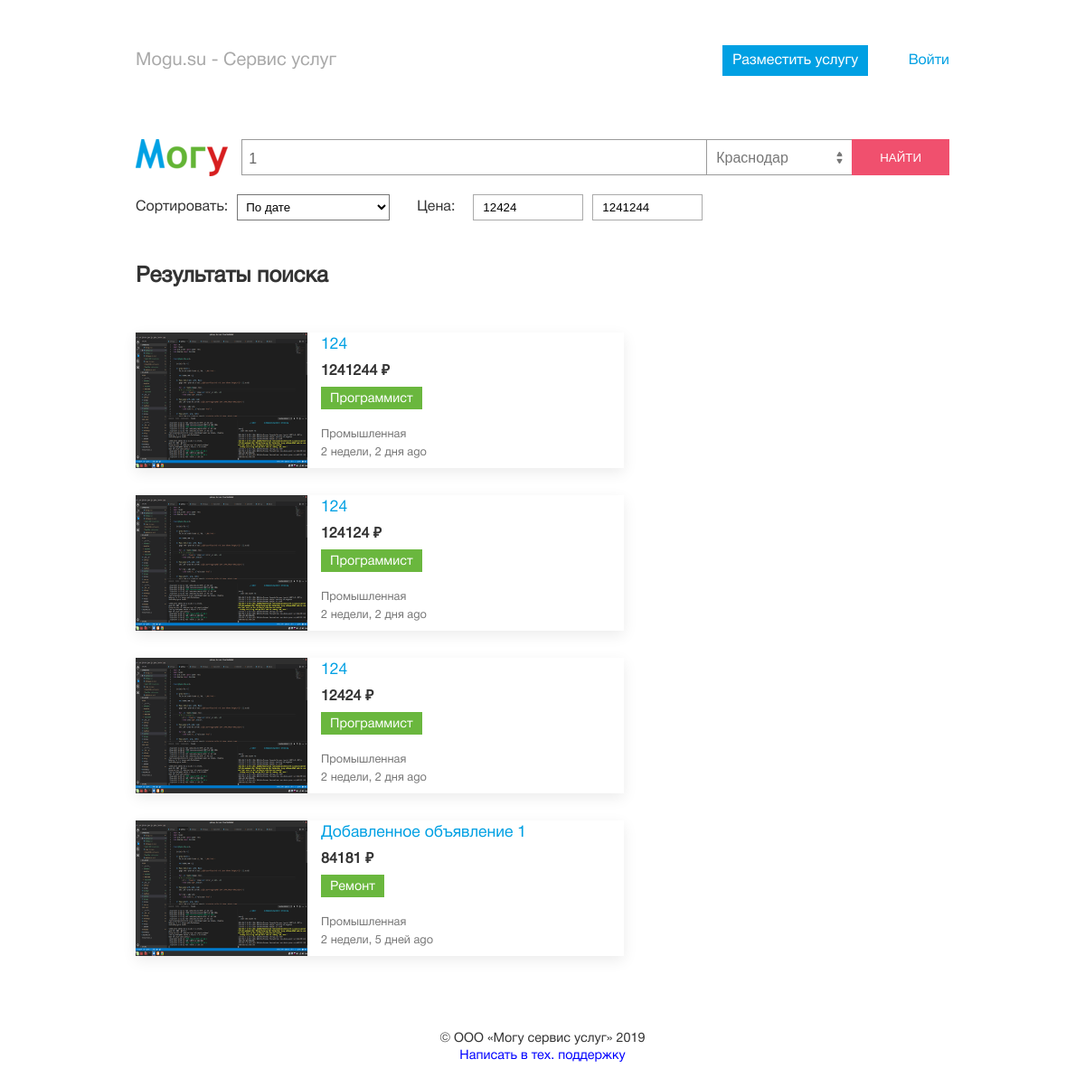
/announcements/search_result/?q=1&city-select=1&sort_by=3, run on the app's committed database.
### announcements/models.py (models this page shows, shortened)
class Announcement(models.Model):
    name = models.CharField(max_length=250, verbose_name='Название')
    author = models.ForeignKey(settings.AUTH_USER_MODEL, on_delete=models.CASCADE, verbose_name='Автор', related_name='announcements')
    service = models.ForeignKey(Service, on_delete=models.CASCADE, verbose_name='Услуга', related_name='announcements')
    price = models.PositiveIntegerField(verbose_name='Цена')
    posted = models.DateTimeField(default=timezone.now, verbose_name='Размещено')
    can_edit = models.DateTimeField(verbose_name='Возможно редактирование до', null=True)
    views = models.PositiveSmallIntegerField(verbose_name='Просмотры', default=0)
    views_today = models.PositiveSmallIntegerField(verbose_name='Просмотры сегодня', default=0)
    today = models.DateField(verbose_name='Сегодня', auto_now_add=True, null=True)
    city = models.ForeignKey(City, on_delete=models.CASCADE, verbose_name='Город', related_name='announcements')
    address = models.CharField(max_length=250, verbose_name='Адресс')
    contact = models.CharField(max_length=250, verbose_name='Контактное лицо')
    phone = models.CharField(max_length=250, verbose_name='Телефон')
    desc = RichTextField(verbose_name='Описание')
    is_active = models.BooleanField(default=True, verbose_name='Активное')
    class Meta:
        verbose_name = 'Объявление'
        verbose_name_plural = 'Объявления'
        ordering = ['-posted']

class Image(models.Model):
    announcement = models.ForeignKey(Announcement, on_delete=models.CASCADE, verbose_name='Объявление', related_name='images')
    def get_picture_url(self, filename):
        return 'images/announcements/%s/%s' % (self.announcement.author.username, filename)
    image = models.ImageField(upload_to=get_picture_url, verbose_name='Изображение')
    is_main = models.BooleanField(default=False, verbose_name='Главное изображение')
    class Meta:
        verbose_name = 'Изображение'
        verbose_name_plural = 'Изображения'

### services/models.py (models this page shows, shortened)
class Service(models.Model):
    service_type = models.ForeignKey(ServiceType, on_delete=models.CASCADE, verbose_name='Тип услуги', related_name='services')
    name = models.CharField(max_length=250, verbose_name='Название')
    class Meta:
        verbose_name = 'Услуга'
        verbose_name_plural = 'Услуги'
        ordering = ['name']

class ServiceType(models.Model):
    name = models.CharField(max_length=250, verbose_name='Название')
    class Meta:
        verbose_name = 'Тип услуги'
        verbose_name_plural = 'Типы услуг'
        ordering = ['name']

### announcements/views.py (the view)
# urls.py: path('search_result/', views.main_search, name='search_result'),
def main_search(request):
    search_form = MainSearchForm(request.GET)
    q = request.GET.get('q', '')
    q = fix_layout(q)
    city_id = request.GET.get('city-select')
    sort = request.GET.get('sort_by', '3')
    city = City.objects.get(id=int(city_id))
    an_res = Announcement.objects.filter(is_active=True)
    an_res = an_res.filter(city=city)
    an_res = an_res.filter(
        Q(name__icontains=q) |
        Q(service__name__icontains=q) |
        Q(service__service_type__name__icontains=q) |
        Q(desc__icontains=q)).order_by('-posted').distinct()
    if sort == '1':
        an_res = an_res.order_by('price')
    if sort == '2':
        an_res = an_res.order_by('-price')
    cities = City.objects.all()
    min_price = request.GET.get('min_price')
    max_price = request.GET.get('max_price')
    an_res_prices = [an.price for an in an_res]
    if min_price:
        min_price = int(min_price)
        an_res = [an for an in an_res if an.price>=int(min_price)]
    else:
        min_price = min(an_res_prices)
    if max_price:
        max_price = int(max_price)
        an_res = [an for an in an_res if an.price<=int(max_price)]
    else:
        max_price = max(an_res_prices)
    page_number = request.GET.get('page', 1)
    pag_res = pagination(an_res, page_number)
    request_get_string = ''
    for request_get_keys in request.GET.keys():
        if request_get_keys != 'page':
            request_get_string +=  '&' + request_get_keys + '=' + request.GET.get(request_get_keys)
    context = {
        'search_form': search_form,
        'cities': cities,
        'city_id': city.id,
        'request_get_string': request_get_string,
        'sort': sort,
        'min_price': min_price,
        'max_price': max_price,
        'page_object': pag_res['page'],
        'is_paginated': pag_res['is_paginated'],
        'next_url': pag_res['next_url'],
        'prev_url': pag_res['prev_url'],
    }
    return render(request, 'announcements/search_result.html', context)

### profiles/forms.py (shortened to what this page needs)
class RegisterForm(UserCreationForm):
    first_name = forms.CharField(required=True, widget=forms.TextInput(attrs={'placeholder': 'Имя*'}))
    last_name = forms.CharField(required=True, widget=forms.TextInput(attrs={'placeholder': 'Фамилия*'}))
    patronymic = forms.CharField(required=False, widget=forms.TextInput(attrs={'placeholder': 'Отчество'}))
    phone = forms.CharField(required=True, widget=forms.TextInput(attrs={'class': 'phone', 'placeholder': 'Телефон*'}))
    email = forms.EmailField(required=True, widget=forms.TextInput(attrs={'placeholder': 'Почта*'}))
    password1 = forms.CharField(required=True, widget=forms.PasswordInput(attrs={'placeholder': 'Пароль*'}))
    password2 = forms.CharField(required=True, widget=forms.PasswordInput(attrs={'placeholder': 'Подтверждение пароля*'}))
    class Meta:
        model = User
        fields = [
            'first_name',
            'last_name',
            'patronymic',
            'phone',
            'email',
            'password1',
            'password2',
        ]

class LoginForm(forms.Form):
    username = forms.CharField(required=True, widget=forms.TextInput(attrs={'class': 'phone', 'placeholder': 'Телефон'}))
    password = forms.CharField(required=True, widget=forms.PasswordInput(attrs={'placeholder': 'Пароль'}))

### announcements/views.py (called while the page is built)
def fix_layout(s):
    return u''.join([_trans_table.get(c, c) for c in s])

### landing/pagination.py (called while the page is built)
def pagination(queryset, page_number):
    PRODUCT_PER_PAGE = 10
    paginator = Paginator(queryset, PRODUCT_PER_PAGE)
    page = paginator.get_page(page_number)
    is_paginated = page.has_other_pages()
    if page.has_previous():
        prev_url = '?page=%s' % page.previous_page_number()
    else:
        prev_url = ''
    if page.has_next():
        next_url = '?page=%s' % page.next_page_number()
    else:
        next_url = ''
    context = {
        'page': page,
        'is_paginated': is_paginated,
        'next_url': next_url,
        'prev_url': prev_url,
    }
    return context

### profiles/context_processors.py (called while the page is built)
def getting_forms(request):
    reg_form = RegisterForm()
    login_form = LoginForm()
    context = {
        'reg_form': reg_form,
        'login_form': login_form,
    }
    return context

### templates/announcements/search_result.html (shortened to what this page needs)
{% extends 'base.html' %}
{% load static %}
{% load imagefit %}
{% load humanize %}
{% block content %}
    <div class="services_type">
        <div class="container">
            {% include 'search-block.html' %}
            <h2>Результаты поиска</h2>
            <div class="row">
                <div class="services-list">
                    {% for an in page_object.object_list %}
                        <div class="service-item">
                            <div class="row">
                                <img src="{{ an.images.first.image.url|resize:'190x150,C' }}" alt="an-photo">
                                <div class="service-info">
                                    <h3><a href="{% url 'an_detail' an.id %}">{{ an.name|truncatechars:30 }}</a></h3>
                                    <p class="price">{{ an.price }} &#8381;</p>
                                    <p class="city"><span>{{ an.address }}<span></p>
                                    <a class="s-type" href="{% url 'search_result' %}?q={{ an.service.service_type.name }}&city-select={{ an.city.id }}&sort_by=3">{{ an.service.service_type.name }}</a>
                                    <p class="posted"><span>{{ an.posted|naturaltime }}</span></p>
                                </div>
                            </div>
                        </div>
                    {% endfor %}
                </div>
            </div>
        </div>
    </div>
{% endblock content %}

### dev_static/css/style.css (style rules this page uses)
* { padding: 0; margin: 0; outline: none; }
a, a:visited { text-decoration: none; color: #00f; }
body { font-size: 1rem; font-family: 'Helvetica Neue', Arial, Helvetica, sans-serif; color: #333; }
input::placeholder { color: #bbb; }
input { border: 1px solid #aaa; }
.container { max-width: 900px; padding: 0 40px; margin: 0 auto; }
.row { display: flex; flex-wrap: wrap; }
#main-search { width: 515px; padding: 12px 7px 8px 7px; font-size: 1rem; color: #666; border: 1px solid #9a9a9a; box-sizing: border-box; }
.services-list { margin-top: 50px; display: inline-block; }
.services-list img { width: 190px; height: 150px; }
.service-item { margin-top: 30px; box-shadow: 0 5px 15px rgba(0,0,0,.08); }
.service-item .service-info { text-align: left; padding: 5px 15px; box-sizing: border-box; color: #333; font-size: 0.9rem; }
.service-item .service-info h3 { margin: 0 0 10px 0; font-weight: normal; font-size: 1.1rem; top: 10; position: absolute; }
.service-info h3 a { color: #00a0e3; }
.service-info { position: relative; width: 350px; }
.service-info .price { position: absolute; top: 30px; font-weight: bold; font-size: 1rem; }
.service-info .posted { position: absolute; bottom: 10px; }
.service-info .city { position: absolute; bottom: 30px; }
.s-type { position: absolute; top: 60px; display: inline-block; background-color: #6ab73e; color: #fff; padding: 7px 10px 4px 10px; }
.service-item .service-info p span { color: #777; font-size: 0.8rem; }
.services_type h2 { margin: 50px 0 0 0; }
.services-list .service-item { margin: 0 0 30px 0; }
.typeahead { outline: none; }
.tt-hint { display: none; }

### data on the page
Announcement: images.first.image|resize (picture), name "124", price "1241244", address "Промышленная", service.service_type.name "Программист", posted "2 недели, 2 дня ago"
Announcement: images.first.image|resize (picture), name "124", price "124124", address "Промышленная", service.service_type.name "Программист", posted "2 недели, 2 дня ago"
Announcement: images.first.image|resize (picture), name "124", price "12424", address "Промышленная", service.service_type.name "Программист", posted "2 недели, 2 дня ago"
Announcement: images.first.image|resize (picture), name "Добавленное объявление 1", price "84181", address "Промышленная", service.service_type.name "Ремонт", posted "2 недели, 5 дней ago"

### other printed values
form field city-select "Краснодар"
